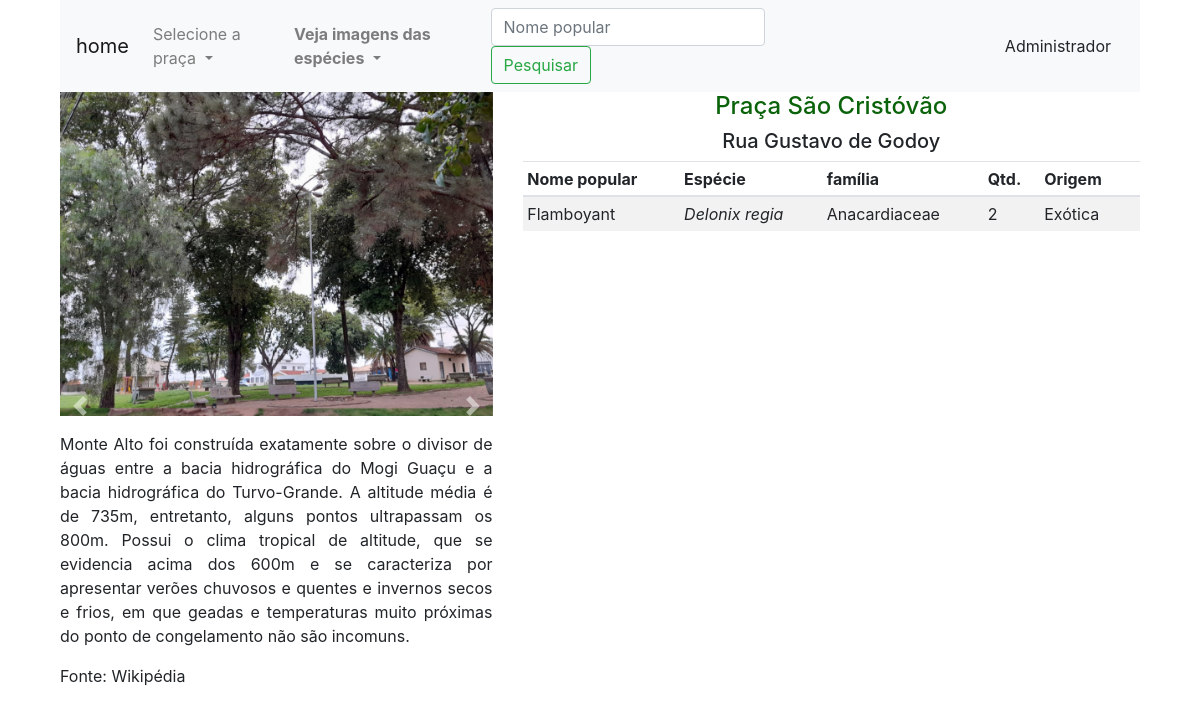
The app's page /praca/1, older data.
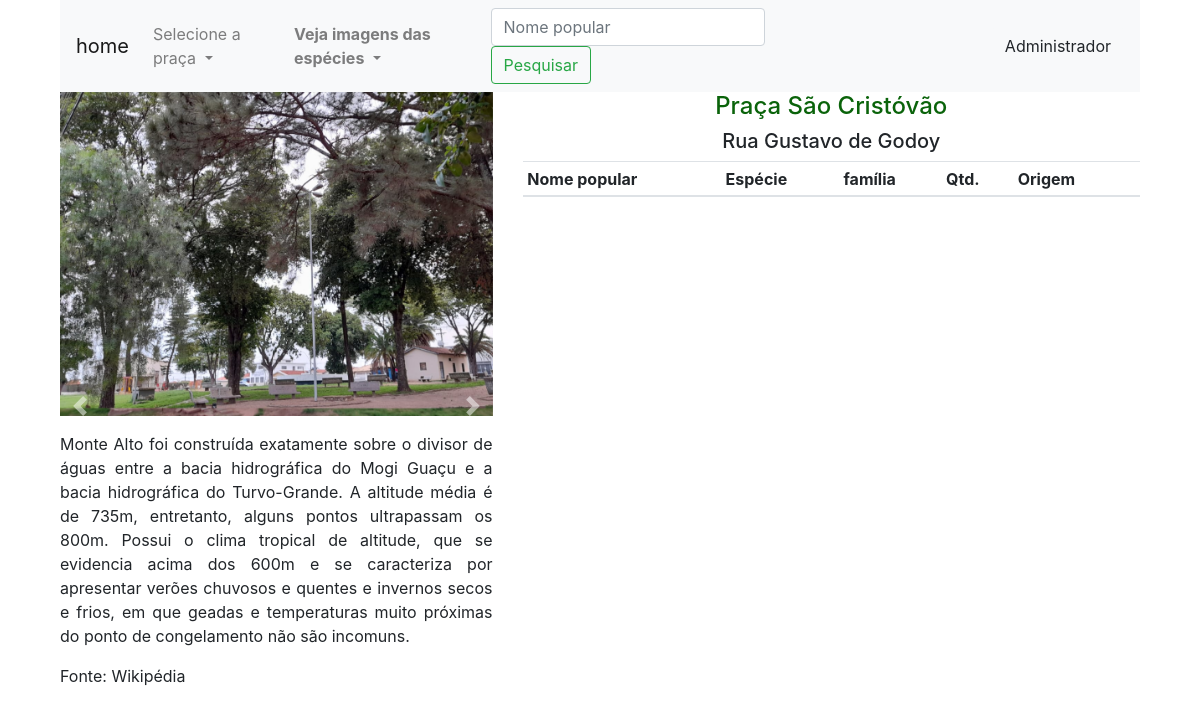
The same page, newer data.
### app_arbo/trees/models.py (models this page shows, shortened)
class Praca(db.Model):
    id=db.Column(db.Integer,primary_key=True)
    name=db.Column(db.String(30),nullable=False,unique=True)
    end=db.Column(db.String(100),nullable=False,unique=False)
    desc=db.Column(db.String(500),nullable=False,unique=False)
    image_1=db.Column(db.String(30),nullable=False,unique=True)
    image_2=db.Column(db.String(30),nullable=False,unique=True)
    image_3=db.Column(db.String(30),nullable=False,unique=True)

class Addarvore(db.Model):
    id = db.Column(db.Integer, primary_key=True)
    qtd = db.Column(db.Integer, nullable=False)
    origem = db.Column(db.String(80), nullable=False)
    praca_id = db.Column(db.Integer, db.ForeignKey('praca.id'),nullable=False)
    praca = db.relationship('Praca', backref=db.backref('pracas', lazy=True))
    arvore_id = db.Column(db.Integer, db.ForeignKey('arvore.id'),nullable=False)
    arvore = db.relationship('Arvore', backref=db.backref('arvores', lazy=True))
    familia_id = db.Column(db.Integer, db.ForeignKey('familia.id'),nullable=False)
    familia = db.relationship('Familia', backref=db.backref('familias', lazy=True))

class Arvore (db.Model):
    id=db.Column(db.Integer,primary_key=True)
    name=db.Column(db.String(30),nullable=False,unique=True)
    especie=db.Column(db.String(100),nullable=False,unique=True)

class Familia(db.Model):
    id=db.Column(db.Integer,primary_key=True)
    name=db.Column(db.String(30),nullable=False,unique=True)

### app_arbo/trees/rotas.py (the view)
@app.route('/praca/<int:id>')
def get_praca(id):
    pracas = Praca.query.all()
    get_npraca = Praca.query.filter_by(id=id)
    get_image = Praca.query.filter_by(id=id)
    get_praca = Addarvore.query.filter_by(praca_id=id)
    return render_template('/trees/praca.html', pracas=pracas, get_praca=get_praca, get_npraca=get_npraca, get_image=get_image)

### app_arbo/templates/trees/praca.html (shortened to what the changed rows need)
{% extends 'layouts2.html' %}
{% block content %}
<div class="container">
<div class="container">
  {% for im in get_image %}
    <div class="row">
    <div class="col-md-5">
          <div id="carouselExampleIndicators" class="carousel slide" data-ride="carousel">
         <div class="carousel-inner">
          <div class="carousel-item active">
            <img class="d-block w-100" src="{{url_for('static', filename='images/'+ im.image_1)}}" alt="First slide">
          </div>
        </div>
        </div>
            <a class="carousel-control-prev" href="#carouselExampleIndicators" role="button" data-slide="prev">
          <span class="carousel-control-prev-icon" aria-hidden="true"></span>
            </a>
            <a class="carousel-control-next" href="#carouselExampleIndicators" role="button" data-slide="next">
          <span class="carousel-control-next-icon" aria-hidden="true"></span>
        </a>
        <div style="overflow:auto;">
        {% endfor %}
        {% for p in get_npraca %}
        <p>                                                                              <p style="text-align: justify;">Monte Alto foi construída exatamente sobre o divisor de águas entre a bacia hidrográfica do Mogi Guaçu e a bacia hidrográfica do Turvo-Grande. A altitude média é de 735m, entretanto, alguns pontos ultrapassam os 800m. Possui o clima tropical de altitude, que se evidencia acima dos 600m e se caracteriza por apresentar verões chuvosos e quentes e invernos secos e frios, em que geadas e temperaturas muito próximas do ponto de congelamento não são incomuns. </p>
        <p>Fonte: Wikipédia</p>
                                                                                                                                                                     </p>
  </div>
  </div>
    <div class="col-md-7">
          <h4 class="text-center"> {{p.name}}</h4>
          <h5 class="text-center"> {{p.end}}</h5>
          {% endfor %}
            <div class="col-md-14" >
              <table class="table table-sm table-striped">
                <thead>
                    <th>Nome popular</th>
                    <th>Espécie</th>
                    <th>família</th>
                    <th>Qtd.</th>
                    <th>Origem</th>
                    <th></th>
                 </thead>
                <tbody>
                    {% for arvore in get_praca %}
                    <tr>
                        <td>{{arvore.arvore.name}}</td>
                        <td><em>{{arvore.arvore.especie}}</em></a></td>
                        <td>{{arvore.familia.name}}</td>
                        <td>{{arvore.qtd}}</td>
                        <td>{{arvore.origem}}</td>
                        <td></td>
                    </div>
                </div>
                    {% endfor %}
      </div>
                </div>
        </div>
    </div>
      </div>
{% endblock content %}

Row changes from the older to the newer data that the page shows:
removed Addarvore: arvore.name "Flamboyant", arvore.especie "Delonix regia", familia.name "Anacardiaceae", qtd "2", origem "Exótica"
